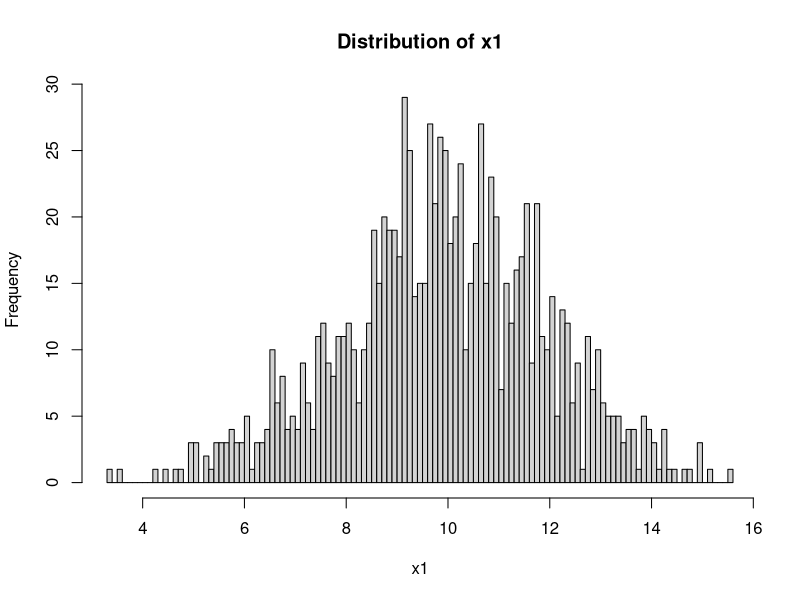
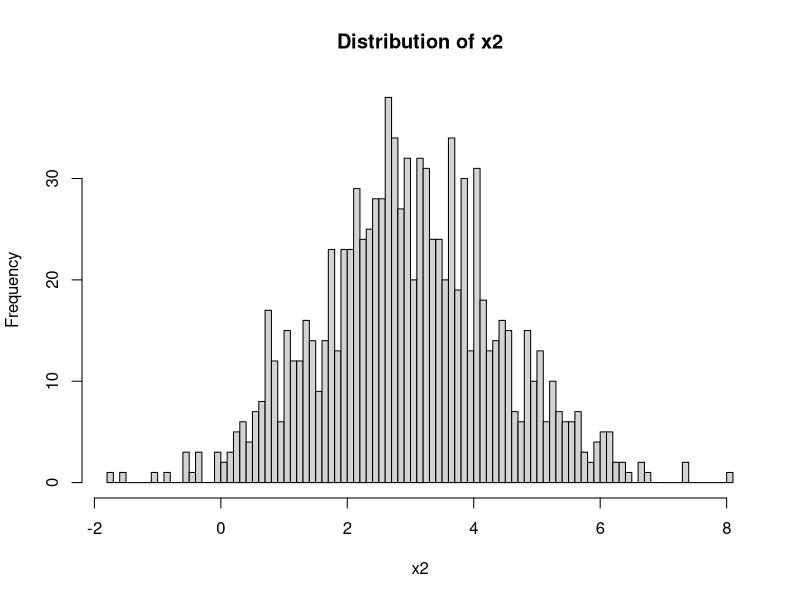
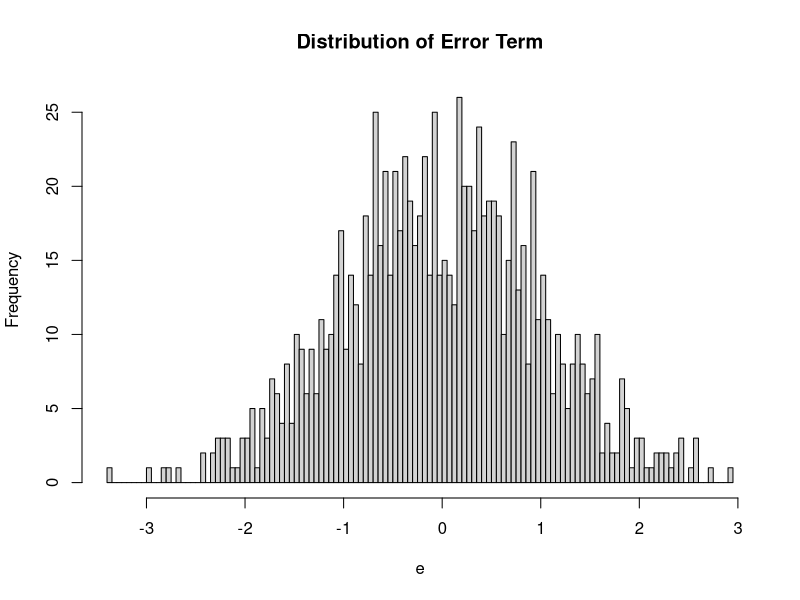
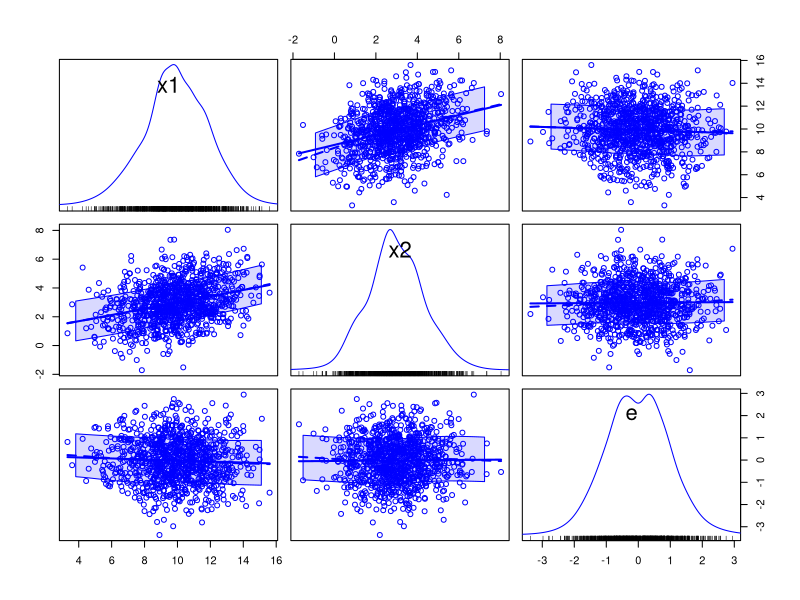
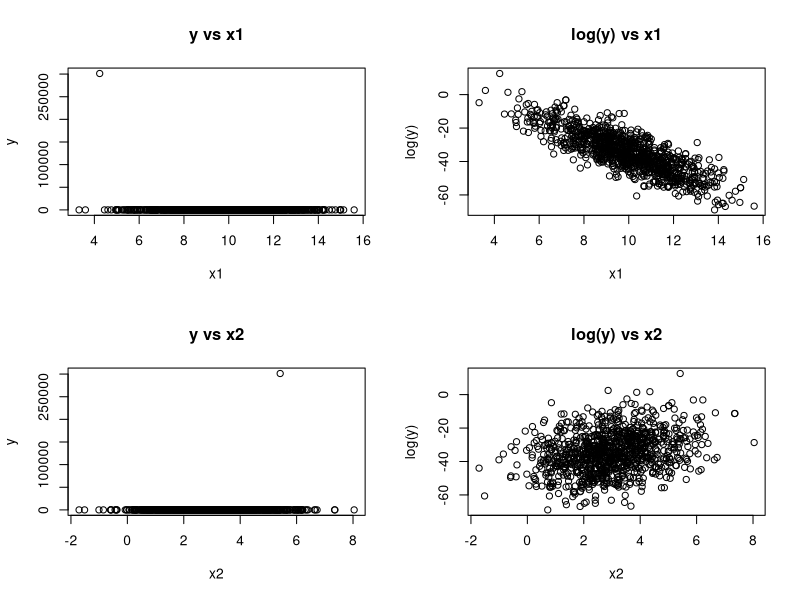
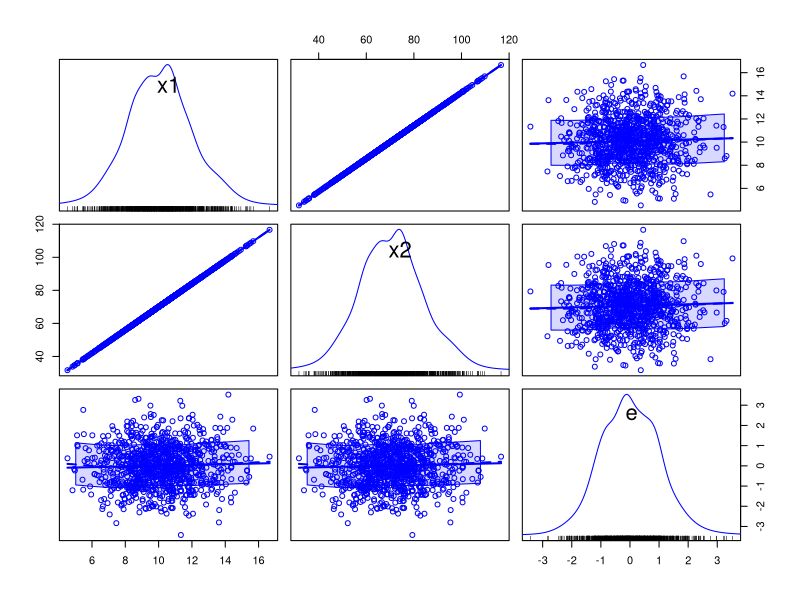
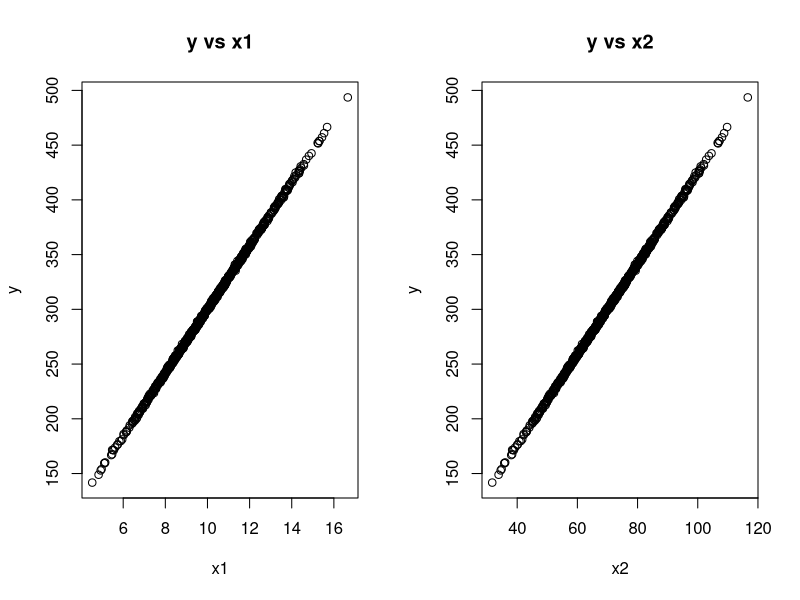
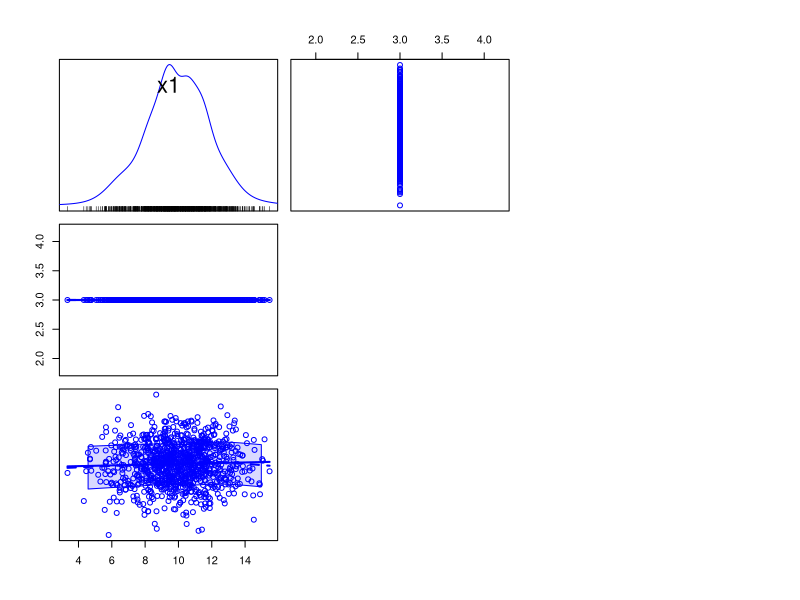

These charts were generated, in order, by the following R code: (Note: this script raises an error after producing the figures.)
## ---- chunk 1
knitr::opts_chunk$set(echo = TRUE)
## ---- chunk 2
# Set working directory (adjust path as needed)
# setwd("C:/Users/gilbe/Dropbox/Econometrics/TimeSeriesCourse") 

# Load required packages
library(MASS)
library(car)
## ---- chunk 3
# Set seed for reproducibility
set.seed(826)

# Create covariance matrix of x1, x2, and e 
covariance_matrix <- matrix(c(4,1,0,1,2,0,0,0,1), 3, 3)
covariance_matrix       
# Notice: e does not covary with x1 or x2 (assumption 5) 
# Also x1 and x2 can covary, but not perfectly (assumption 2)

# Define mean vector for x1, x2, and e
mean_vector <- c(10, 3, 0)

# Generate multivariate normal data
simulated_data <- mvrnorm(n=1000, mu=mean_vector, Sigma=covariance_matrix)

# Assign column names
colnames(simulated_data) <- c("x1", "x2", "e")

# Convert to data frame for easier manipulation
simulated_data <- as.data.frame(simulated_data)
head(simulated_data)
## ---- chunk 4
# Plot histograms of each variable
hist(simulated_data$x1, breaks = 100, main="Distribution of x1", 
     xlab="x1", ylab="Frequency")
hist(simulated_data$x2, breaks = 100, main="Distribution of x2",
     xlab="x2", ylab="Frequency")
hist(simulated_data$e, breaks = 100, main="Distribution of Error Term",
     xlab="e", ylab="Frequency")

# Calculate and display correlation and covariance matrices
cov(simulated_data)
cor(simulated_data)

# Create scatterplot matrix to visualize relationships
scatterplotMatrix(simulated_data)
## ---- chunk 5
# Generate exponential outcome (non-linear in parameters)
outcome_y <- exp(10 - 6*simulated_data$x1 + 5*simulated_data$x2 + simulated_data$e)
# Note: log(y) is linear in parameters and residual, but y is not

# Plot relationships between predictors and outcome
par(mfrow=c(2,2))
plot(simulated_data$x1, outcome_y, main="y vs x1", xlab="x1", ylab="y")
plot(simulated_data$x1, log(outcome_y), main="log(y) vs x1", xlab="x1", ylab="log(y)")
plot(simulated_data$x2, outcome_y, main="y vs x2", xlab="x2", ylab="y")
plot(simulated_data$x2, log(outcome_y), main="log(y) vs x2", xlab="x2", ylab="log(y)")
par(mfrow=c(1,1))
## ---- chunk 6
# Run linear regression on misspecified model (should be biased)
model_misspecified <- lm(outcome_y ~ x1 + x2, data=simulated_data)
summary(model_misspecified)

# Run correct model with log transformation (should be unbiased)
model_correct <- lm(log(outcome_y) ~ x1 + x2, data=simulated_data)
summary(model_correct)
## ---- chunk 7
# Set seed for reproducibility
set.seed(826)

# Create covariance matrix for x1 and e
covariance_matrix <- matrix(c(4,0,0,1), 2, 2)
covariance_matrix
# Notice e does not covary with x1 (assumption 5)

# Define mean vector
mean_vector <- c(10, 0)

# Generate data
simulated_data <- mvrnorm(n=1000, mu=mean_vector, Sigma=covariance_matrix)

# Create x2 as a perfect multiple of x1 (violates assumption 2)
x2_values <- 7 * simulated_data[,1]
simulated_data <- as.data.frame(cbind(simulated_data[,1], x2_values, simulated_data[,2]))

# Assign column names
colnames(simulated_data) <- c("x1", "x2", "e")
head(simulated_data)
## ---- chunk 8
# Calculate and display correlation and covariance matrices
cov(simulated_data)
cor(simulated_data)

# Create scatterplot matrix
scatterplotMatrix(simulated_data)
## ---- chunk 9
# Generate linear outcome
outcome_y <- 10 - 6*simulated_data$x1 + 5*simulated_data$x2 + simulated_data$e
# Note: y is linear in parameters (satisfies assumption 1)

# Plot relationships
par(mfrow=c(1,2))
plot(simulated_data$x1, outcome_y, main="y vs x1", xlab="x1", ylab="y")
plot(simulated_data$x2, outcome_y, main="y vs x2", xlab="x2", ylab="y")
par(mfrow=c(1,1))
## ---- chunk 10
# Run linear regression (perfect multicollinearity issue)
model_multicollinear <- lm(outcome_y ~ x1 + x2, data=simulated_data)
summary(model_multicollinear)
# Note: Intercept is 10 and coefficient is 29 = -6 + 5*7
# Some stats packages may not produce output due to perfect collinearity

# Intercept-only model (works because intercept can be constant)
mean(outcome_y)
summary(lm(outcome_y ~ 1))
## ---- chunk 11
# Set seed for reproducibility
set.seed(826)

# Covariance matrix with x2 having zero variance (constant)
covariance_matrix <- matrix(c(4,0,0,0,0,0,0,0,1), 3, 3)
covariance_matrix
# Notice e does not covary with x1 or x2 (assumption 5)
# But x2 has no variance (violates assumption 2)

# Define mean vector
mean_vector <- c(10, 3, 0)

# Generate data
simulated_data <- mvrnorm(n=1000, mu=mean_vector, Sigma=covariance_matrix)

# Assign column names
colnames(simulated_data) <- c("x1", "x2", "e")
simulated_data <- as.data.frame(simulated_data)
head(simulated_data)

# Exploratory analysis
cov(simulated_data)
cor(simulated_data)
scatterplotMatrix(simulated_data)

# Generate outcome variable
outcome_y <- 10 - 6*simulated_data$x1 + 5*simulated_data$x2 + simulated_data$e
par(mfrow=c(1,2))
plot(simulated_data$x1, outcome_y, main="y vs x1", xlab="x1", ylab="y")
plot(simulated_data$x2, outcome_y, main="y vs x2", xlab="x2", ylab="y")
par(mfrow=c(1,1))

# Run regression
model_constant <- lm(outcome_y ~ x1 + x2, data=simulated_data)
summary(model_constant)
# Note: Intercept is 25 = 10 + 5*3 and coefficient is -6
## ---- chunk 12
# Set seed for reproducibility
set.seed(826)

# Covariance matrix for x1 and x2
covariance_matrix <- matrix(c(4,1,1,2), 2, 2)
covariance_matrix

# Define mean vector
mean_vector <- c(10, 3)

# Generate data for predictors
predictors <- mvrnorm(n=1000, mu=mean_vector, Sigma=covariance_matrix)

# Generate homoskedastic residuals (constant variance)
homoskedastic_errors <- rnorm(n=1000, mean=0, sd=1)

# Generate heteroskedastic residuals (variance depends on x1 and x2)
variance_function <- (homoskedastic_errors^2) * (predictors[,1]^2 + predictors[,2]^2)
heteroskedastic_errors <- rnorm(n=1000, mean=0, sd=sqrt(variance_function))

# Create data frames
homoskedastic_data <- as.data.frame(cbind(predictors, homoskedastic_errors))
colnames(homoskedastic_data) <- c("x1", "x2", "e1")

heteroskedastic_data <- as.data.frame(cbind(predictors, heteroskedastic_errors))
colnames(heteroskedastic_data) <- c("x1", "x2", "e2")
## ---- chunk 13
# Create scatterplot matrices to visualize relationships
scatterplotMatrix(homoskedastic_data)
scatterplotMatrix(heteroskedastic_data)
## ---- chunk 14
# Generate outcome variables
outcome_y1 <- 10 - 6*homoskedastic_data$x1 + 5*homoskedastic_data$x2 + homoskedastic_data$e1
outcome_y2 <- 10 - 6*heteroskedastic_data$x1 + 5*heteroskedastic_data$x2 + heteroskedastic_data$e2

# Plot relationships
par(mfrow=c(1,2))
plot(homoskedastic_data$x1, outcome_y1, main="y1 (Homoskedastic) vs x1", 
     xlab="x1", ylab="y1")
plot(heteroskedastic_data$x1, outcome_y2, main="y2 (Heteroskedastic) vs x1", 
     xlab="x1", ylab="y2")
par(mfrow=c(1,1))
## ---- chunk 15
# Run linear regression on homoskedastic data
model_homoskedastic <- lm(outcome_y1 ~ x1 + x2, data=homoskedastic_data)
summary(model_homoskedastic)

# Run linear regression on heteroskedastic data
model_heteroskedastic <- lm(outcome_y2 ~ x1 + x2, data=heteroskedastic_data)
summary(model_heteroskedastic)
# Note the differences in standard errors and R-squared
## ---- chunk 16
# Set seed for reproducibility
set.seed(826)

# Covariance matrix for x1 and x2
covariance_matrix <- matrix(c(4,1,1,2), 2, 2)
covariance_matrix

# Define mean vector
mean_vector <- c(10, 3)

# Generate data for predictors
predictors <- mvrnorm(n=1000, mu=mean_vector, Sigma=covariance_matrix)

# Generate independent residuals
independent_errors <- rnorm(n=1000, mean=0, sd=1)

# Generate serially correlated residuals (AR(1) process)
correlated_errors <- arima.sim(model=list(ar=c(0.8)), n=1000, sd=1)

# Create data frames
independent_data <- as.data.frame(cbind(predictors, independent_errors))
colnames(independent_data) <- c("x1", "x2", "e1")

correlated_data <- as.data.frame(cbind(predictors, correlated_errors))
colnames(correlated_data) <- c("x1", "x2", "e2")
## ---- chunk 17
# Create scatterplot matrices
scatterplotMatrix(independent_data)
scatterplotMatrix(correlated_data)
## ---- chunk 18
# Generate outcome variables
outcome_y1 <- 10 - 6*independent_data$x1 + 5*independent_data$x2 + independent_data$e1
outcome_y2 <- 10 - 6*correlated_data$x1 + 5*correlated_data$x2 + correlated_data$e2

# Plot relationships
par(mfrow=c(1,2))
plot(independent_data$x1, outcome_y1, main="y1 (Independent Errors) vs x1", 
     xlab="x1", ylab="y1")
plot(correlated_data$x1, outcome_y2, main="y2 (Correlated Errors) vs x1", 
     xlab="x1", ylab="y2")
par(mfrow=c(1,1))
## ---- chunk 19
# Run linear regression on data with independent errors
model_independent <- lm(outcome_y1 ~ x1 + x2, data=independent_data)
summary(model_independent)

# Run linear regression on data with serially correlated errors
model_correlated <- lm(outcome_y2 ~ x1 + x2, data=correlated_data)
summary(model_correlated)
# Note the differences in standard errors and R-squared
## ---- chunk 20
# Set seed for reproducibility
set.seed(826)

# Create a random positive definite covariance matrix
n <- 3
random_matrix <- matrix(runif(n^2)*2-1, ncol=n) 
covariance_matrix <- t(random_matrix) %*% random_matrix
covariance_matrix
# Note: Error term (e1) covaries with x1 and x2

# Define mean vector
mean_vector <- c(10, 3, 0)

# Generate data
endogenous_data <- mvrnorm(n=1000, mu=mean_vector, Sigma=covariance_matrix)

# Assign column names
colnames(endogenous_data) <- c("x1", "x2", "e1")
endogenous_data <- as.data.frame(endogenous_data)
head(endogenous_data)
## ---- chunk 21
# Plot histograms
hist(endogenous_data$x1, breaks = 100, main="Distribution of x1", 
     xlab="x1", ylab="Frequency")
hist(endogenous_data$x2, breaks = 100, main="Distribution of x2",
     xlab="x2", ylab="Frequency")
hist(endogenous_data$e1, breaks = 100, main="Distribution of Error Term",
     xlab="e1", ylab="Frequency")

# Calculate and display correlation and covariance matrices
cov(endogenous_data)
cor(endogenous_data)

# Create scatterplot matrix
scatterplotMatrix(endogenous_data)
## ---- chunk 22
# Generate outcome variable
outcome_y1 <- 10 - 6*endogenous_data$x1 + 5*endogenous_data$x2 + endogenous_data$e1

# Plot relationships
par(mfrow=c(1,2))
plot(endogenous_data$x1, outcome_y1, main="y vs x1", xlab="x1", ylab="y")
plot(endogenous_data$x2, outcome_y1, main="y vs x2", xlab="x2", ylab="y")
par(mfrow=c(1,1))
## ---- chunk 23
# Run linear regression with endogenous variables
model_endogenous <- lm(outcome_y1 ~ x1 + x2, data=endogenous_data)
summary(model_endogenous)
# Note: Coefficients are biased (different from true values -6 and 5)
## ---- chunk 24
# Set seed for reproducibility
set.seed(826)

# Covariance matrix
covariance_matrix <- matrix(c(4,1,0,1,2,0,0,0,1), 3, 3)
covariance_matrix
# Note: e does not covary with x1 or x2 (satisfies assumption 5)

# Define mean vector
mean_vector <- c(10, 3, 0)

# Generate data
complete_data <- mvrnorm(n=1000, mu=mean_vector, Sigma=covariance_matrix)

# Assign column names
colnames(complete_data) <- c("x1", "x2", "e")
complete_data <- as.data.frame(complete_data)

# Generate outcome variable
outcome_y2 <- 10 - 6*complete_data$x1 + 5*complete_data$x2 + complete_data$e

# Run correct model with both variables
model_complete <- lm(outcome_y2 ~ x1 + x2, data=complete_data)
summary(model_complete)

# Run model with omitted variable x1
model_omit_x1 <- lm(outcome_y2 ~ x2, data=complete_data)
summary(model_omit_x1)

# Run model with omitted variable x2
model_omit_x2 <- lm(outcome_y2 ~ x1, data=complete_data)
summary(model_omit_x2)
# Note: Coefficients are biased due to omitted variable bias
## ---- chunk 25
# Set seed for reproducibility
set.seed(826)

# Generate an autocorrelated error term (AR(1) process)
ar_errors <- arima.sim(model=list(ar=c(0.8)), n=999, sd=1)

# Generate an autocorrelated outcome variable
ar_outcome <- numeric(1000)
ar_outcome[1] <- rnorm(n=1, mean=10, sd=1)  # Initial value

for(i in 2:1000) {
  ar_outcome[i] <- 10 + 0.4*ar_outcome[i-1] + ar_errors[i-1]
}

# Estimate AR(1) model
arima_model <- arima(ar_outcome, order=c(1,0,0))
arima_model
